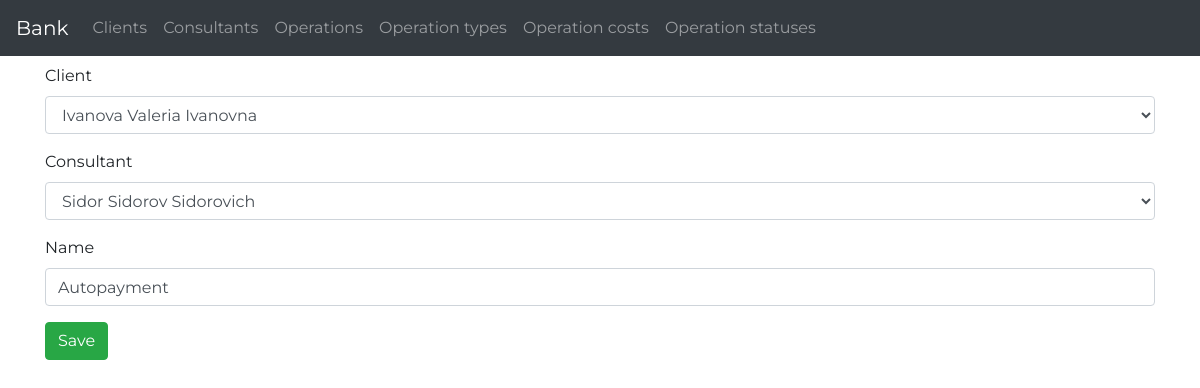
/bank/operations/update/1/, run on the app's committed database.
### basicapp/models.py (models this page shows, shortened)
class Operation(models.Model):
    client = models.ForeignKey(Client, related_name='operations', null=True, on_delete=models.SET_NULL)
    consultant = models.ForeignKey(Consultant, related_name='operations', null=True, blank=True, on_delete=models.SET_NULL)
    name = models.CharField(max_length=200, null=True, blank=True)

### basicapp/views.py (the view)
# urls.py: path('operations/update/<int:pk>/', views.OperationUpdateView.as_view(), name='operation-update'),
class OperationUpdateView(UpdateView):
    model = Operation
    fields = '__all__'

### basicapp/models.py (called while the page is built)
    def __str__(self):
        return f'{self.last_name} {self.first_name} {self.father_name}'

    def __str__(self):
        return f'{self.last_name} {self.first_name} {self.father_name}'

### basicapp/templates/basicapp/operation_form.html (shortened to what this page needs)
{% extends 'base.html' %}
{% load bootstrap4 %}
{% block content %}
  <form method="post">
    {% bootstrap_form form %}
    <input type="submit" class="btn btn-success" value="Save">
  </form>
{% endblock %}

### static/css/master.css (style rules this page uses)
body { font-family: 'Montserrat', sans-serif; }

### data on the page
Operation: client "Ivanova Valeria Ivanovna", consultant "Sidor Sidorov Sidorovich", name "Autopayment"
